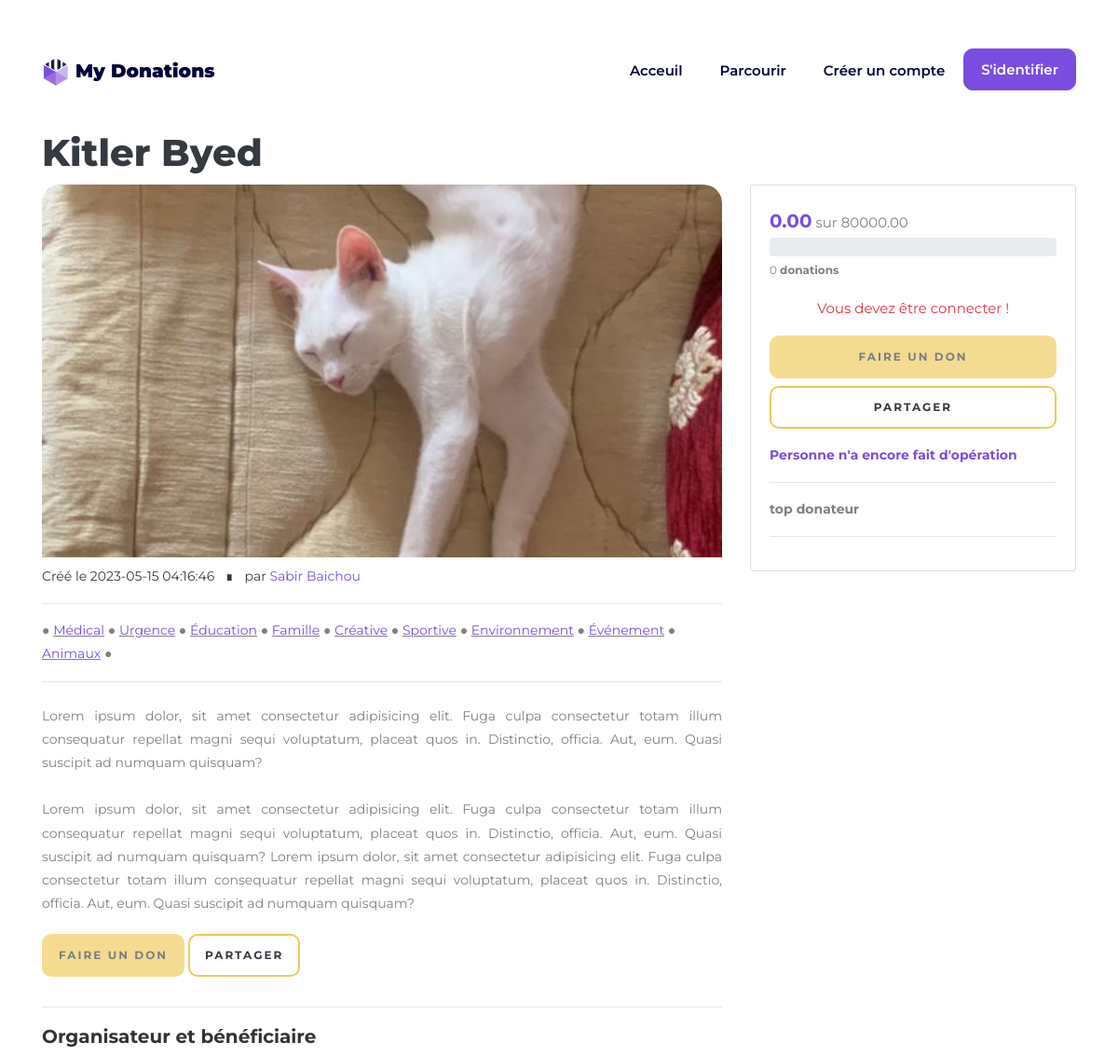
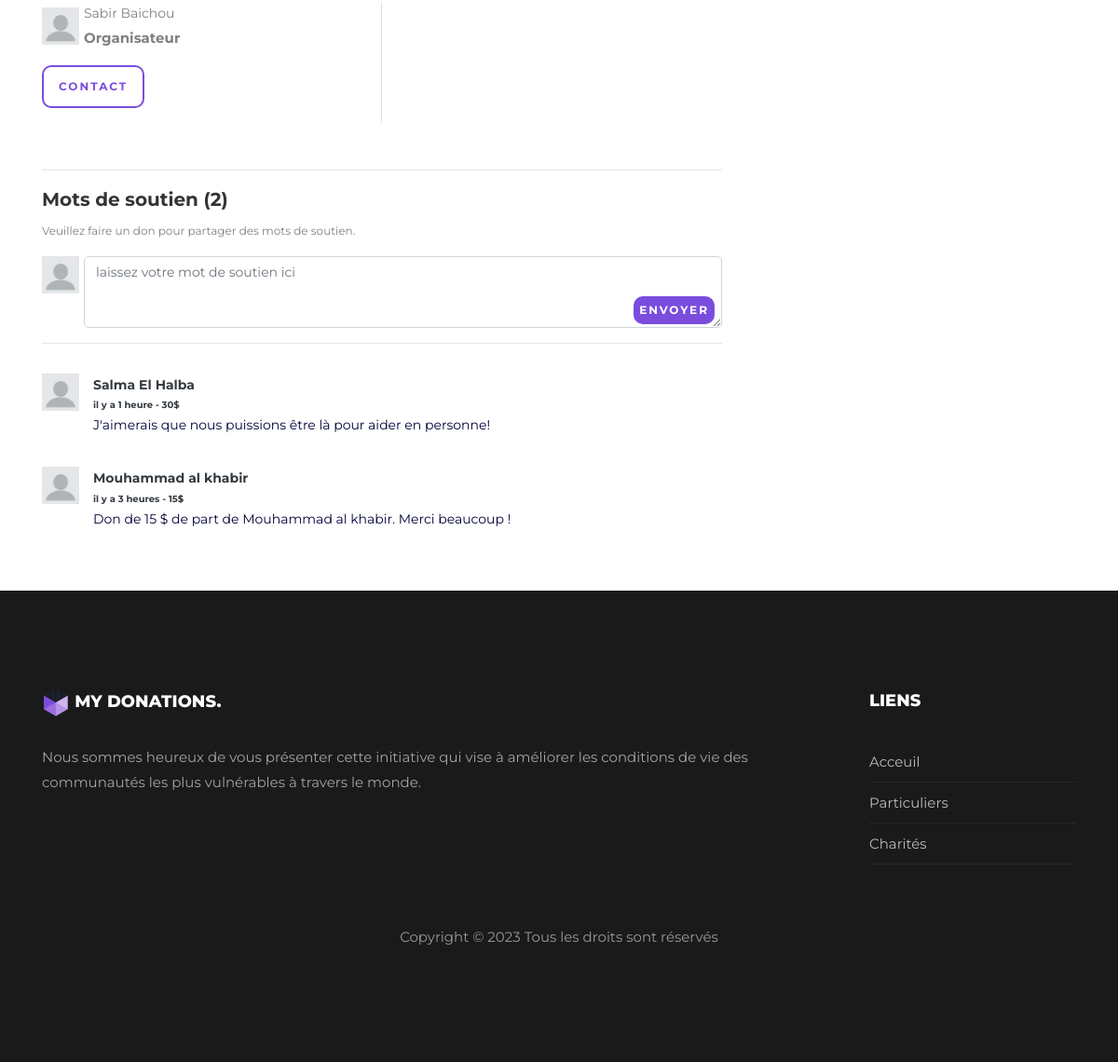
Page /campaign&campaign_id=3 on the committed database (2 pictures, top to bottom).
### tables this page shows
CREATE TABLE `campaigns` (
  `campaign_id` int(11) NOT NULL,
  `user_id` int(11) DEFAULT NULL,
  `title` varchar(255) DEFAULT NULL,
  `description` text DEFAULT NULL,
  `image` varchar(255) NOT NULL,
  `goal_amount` decimal(10,2) DEFAULT NULL,
  `current_amount` decimal(10,2) DEFAULT NULL,
  `deadline_date` date DEFAULT NULL,
  `campaign_status` enum('draft','active','completed') DEFAULT 'active',
  `date_created` timestamp NOT NULL DEFAULT current_timestamp(),
  `date_updated` timestamp NOT NULL DEFAULT current_timestamp() ON UPDATE current_timestamp()
);

CREATE TABLE `users` (
  `user_id` int(11) NOT NULL,
  `first_name` varchar(50) DEFAULT NULL,
  `last_name` varchar(50) DEFAULT NULL,
  `email` varchar(50) DEFAULT NULL,
  `password` varchar(255) DEFAULT NULL,
  `rank` enum('0','1','2') NOT NULL,
  `avatar` varchar(255) NOT NULL DEFAULT 'public/img/avatars/default.jpg',
  `date_created` timestamp NOT NULL DEFAULT current_timestamp(),
  `date_updated` timestamp NOT NULL DEFAULT current_timestamp() ON UPDATE current_timestamp()
);

CREATE TABLE `campaign_categories` (
  `category_id` int(11) NOT NULL,
  `category_name` varchar(50) DEFAULT NULL,
  `icon` varchar(255) NOT NULL,
  `date_created` timestamp NOT NULL DEFAULT current_timestamp(),
  `date_updated` timestamp NOT NULL DEFAULT current_timestamp() ON UPDATE current_timestamp()
);

### controller/frontend.php (called while the page is built, shortened)
<?php
require('model/frontend.php');
function campaignPage(){
    $poste = getCampaign($_GET['campaign_id']);
    $nbDonation = numDonationsOfCampaign($_GET['campaign_id']);
    $nbDonation = $nbDonation->fetch();
    $donators = whoDonate($_GET['campaign_id']);
    $donators = $donators->fetchAll();
    require("view/campaign.php");
}

### model/frontend.php (called while the page is built, shortened)
<?php
function dbConnect(){
    try{
        $db = new PDO("mysql:host=localhost;dbname=mydonations;charset=utf8","root","");
        $db->setAttribute(PDO::ATTR_ERRMODE, PDO::ERRMODE_EXCEPTION);
        return $db;
    }catch(PDOEcxeption $e){
        die("Erreur - " . $e->getMessage());
    }
}
function getCampaign($id){
    $db = dbConnect();
    $req = $db->prepare("SELECT c.*,cc.category_name,cc.category_id,u.first_name,u.last_name,u.avatar FROM users u INNER JOIN campaigns c ON u.user_id = c.user_id INNER JOIN campaign_category_map ccm ON c.campaign_id=ccm.campaign_id INNER JOIN campaign_categories cc ON cc.category_id = ccm.category_id WHERE c.campaign_id = ?");
    $req->execute(array($id));
    return $req;
}
function numDonationsOfCampaign($id){
    $db = dbConnect();
    $req = $db->prepare("SELECT count(*) as numDonations FROM donations WHERE campaign_id = ?");
    $req->execute(array($id));
    return $req;
}
function whoDonate($id){
    $db = dbConnect();
    $req = $db->prepare("SELECT count(*) as nbDonateur,u.avatar,u.first_name,u.last_name,d.anonymous_donation,SUM(d.amount) as don FROM campaigns c JOIN donations d ON c.campaign_id = d.campaign_id JOIN users u ON d.user_id = u.user_id  WHERE c.campaign_id = ? GROUP BY d.user_id ORDER BY d.amount LIMIT 5");
    $req->execute(array($id));
    return $req;
}

### view/campaign.php (the view, shortened to what this page needs)
<?php include 'partials/_navbar.php' ?>
<?php if($poste->rowCount() == 0) header('Location: campaigns'); else $poste = $poste->fetchAll(); ?>
<section class="ftco-section ftco-no-pb">
        <div class="container pb-5 pt-5">
            <div class="row">
                <div class="col-md-12 heading-section ftco-animate">
                    <h2 class="text-dark"><?= $poste[0]['title'] ?></h2>
                </div>
            </div>
            <div class="row">
                <div class="col-12 col-md-8">
                    <div class="causes">
                        <div class="img w-100" style="background-image: url(<?= $poste[0]['image'] ?>); height: 400px;"></div>
                        <p class="text-dark mt-2" style="font-size: 14px;">Créé le <?= $poste[0]['date_created'] ?> <span
                                class="mx-2">∎</span> par <span class="text-secondary"><?= $poste[0]['first_name'] . " " . $poste[0]['last_name'] ?></span></p>
                        <hr>
                        <p style="font-size: 14px;">●
                            <?php foreach($poste as $p){ ?>
                                <u><a class="text-secondary" href="campaigns&category_id=<?= $p['category_id'] ?>"><?= $p['category_name'] ?></a></u> ●
                            <?php } ?>
                        </p>
                        <hr>
                        <div class="description">
                            <p style="font-size: 14px;" class="text-justify mt-4">
                            <?= $poste[0]['description'] ?>
                            </p>
                            <p class="mb-2 d-inline-block"><a href="donate&campaign_id=<?= $_GET['campaign_id'] ?>" class="btn btn-primary text-dark w-100 <?= (!isset($_SESSION['user_id'])) ? "disabled" : "" ?>">Faire un don</a></p>
                            <p class="mt-1 d-inline-block"><a href="#"
                                    class="btn btn-primary btn-outline-primary text-dark w-100">Partager</a></p>
                        </div>
                        <hr>
                        <div class="organisateur">
                            <h5 class="font-weight-bold">Organisateur et bénéficiaire</h5>
                            <div class="row">
                                <div class="col-6 col-md-6 border-right">
                                    <div class="d-flex align-items-center" style="gap: 5px;">
                                        <div class="profile-pic">
                                            <img src="<?= $poste[0]['avatar'] ?>" class="img-responsive" width="40" height="40"
                                                alt="">
                                        </div>
                                        <div class="content">
                                            <p class="m-0" style="font-size: 14px;"><?= $poste[0]['first_name'] . " " . $poste[0]['last_name'] ?></p>
                                            <p class="m-0 font-weight-bold">Organisateur</p>
                                        </div>
                                    </div>
                                    <p class="mt-3"><a class="btn btn-secondary btn-outline-secondary href="">Contact</a></p>
                                </div>
                            </div>
                        </div>
                    </div>
                    <hr>
                    <div class="commentaire">
                        <h5 class="font-weight-bold">Mots de soutien (2)</h5>
                        <p style="font-size: 12px;">Veuillez faire un don pour partager des mots de soutien.</p>
                        <form action="" method="post">
                            <div class="form-group d-flex position-relative" style="gap:5px;">
                                <div class="profile-pic">
                                    <img src="<?= $poste[0]['avatar'] ?>" class="img-responsive" width="40" height="40" alt="">
                                </div>
                                <textarea class="form-control" name="comment" id="comment" rows="3"
                                    placeholder="laissez votre mot de soutien ici"></textarea>
                                <button
                                    class="btn btn-secondary p-1 mr-2 text-white bg-secondary mb-1 position-absolute"
                                    style="right: 0; bottom: 0;" type="submit" name="commentaire">envoyer</button>
                            </div>
                        </form>
                        <hr>
                        <div class="d-flex pt-3" style="gap: 15px;">
                            <div class="profile-pic">
                                <img src="<?= $poste[0]['avatar'] ?>" class="img-responsive" width="40" height="40" alt="">
                            </div>
                            <div class="commentair">
                                <p class="m-0 font-weight-bold text-dark" style="font-size: 14px;">Salma El Halba</p>
                                <p class="m-0 font-weight-bold text-dark" style="font-size: 10px;">il y a 1 heure - 30$
                                </p>
                                <p class="" style="color: #00043c;font-size: 14px;">J'aimerais que nous puissions être
                                    là pour aider en
                                    personne!</p>
                            </div>
                        </div>
                        <div class="d-flex pt-3" style="gap: 15px;">
                            <div class="profile-pic">
                                <img src="<?= $poste[0]['avatar'] ?>" class="img-responsive" width="40" height="40" alt="">
                            </div>
                            <div class="commentair">
                                <p class="m-0 font-weight-bold text-dark" style="font-size: 14px;">Mouhammad al khabir
                                </p>
                                <p class="m-0 font-weight-bold text-dark" style="font-size: 10px;">il y a 3 heures - 15$
                                </p>
                                <p class="" style="color: #00043c;font-size: 14px;">Don de 15 $ de part de Mouhammad al
                                    khabir. Merci beaucoup !</p>
                            </div>
                        </div>
                    </div>
                </div>
                <div class="col-md-4 d-none d-md-block position-relative">
                    <div class="card position-sticky" style="top: 1rem;">
                        <div class="card-body">
                            <div class="goal">
                                <p class="m-0"><span class="text-secondary font-weight-bold"
                                        style="font-size: 20px;"><?= $poste[0]['current_amount'] ?></span> sur
                                    <span><?= $poste[0]['goal_amount'] ?></span>
                                </p>
                                <div class="progress" style="height:20px">
                                </div>
                            </div>
                            <p class="mt-1" style="font-size: 12px;"><?= $nbDonation[0] ?> <span class="font-weight-bold">donations</span>
                            </p>
                            <?= (!isset($_SESSION['user_id'])) ? "<p class='text-danger text-center'>Vous devez être connecter !</p>" : "" ?>
                            <p class="mb-2"><a href="donate&campaign_id=<?= $_GET['campaign_id'] ?>" class="btn btn-primary text-dark w-100 <?= (!isset($_SESSION['user_id'])) ? "disabled" : "" ?>">Faire un don</a>
                            </p>
                            <p class="mt-1"><a href="#"
                                    class="btn btn-primary btn-outline-primary text-dark w-100">Partager</a></p>
                            <p style="font-size: 14px;" class="m-0 text-secondary font-weight-bold"><?= (count($donators) != 0) ? $donators[0]['nbDonateur'] . "personnes viennent de faire un don" : "Personne n'a encore fait d'opération" ?>
                            </p>
                            <hr>
                            <p class="font-weight-bold m-0" style="font-size: 14px;">top donateur</p>
                            <hr>
                        </div>
                    </div>
                </div>
            </div>
        </div>
    </section>
<?php include 'partials/_footer.php' ?>
<?php require('template.php');?>

### rows in the picture
campaigns: title "Kitler Byed", image (picture), date_created "2023-05-15 04:16:46", description "Lorem ipsum dolor, sit amet consectetur adipisicing elit. Fuga culpa consectetur totam illum consequatur repellat magni sequi voluptatum, placeat quos in. Distinctio, officia. Aut, eum. Quasi suscipit ad numquam quisquam? Lorem ipsum dolor, sit amet consectetur adipisicing elit. Fuga culpa consectetur totam illum consequatur repellat magni sequi voluptatum, placeat quos in. Distinctio, officia. Aut, eum. Quasi suscipit ad numquam quisquam? Lorem ipsum dolor, sit amet consectetur adipisicing elit. Fuga culpa consectetur totam illum consequatur repellat magni sequi voluptatum, placeat quos in. Distinctio, officia. Aut, eum. Quasi suscipit ad numquam quisquam?", current_amount "0.00", goal_amount "80000.00"
users: first_name "Sabir", last_name "Baichou", campaign_categories.category_name "Médical", campaign_categories.category_name "Urgence", campaign_categories.category_name "Éducation", campaign_categories.category_name "Famille", campaign_categories.category_name "Créative", campaign_categories.category_name "Sportive", campaign_categories.category_name "Environnement", campaign_categories.category_name "Événement", campaign_categories.category_name "Animaux", avatar (placeholder picture)

### other values in the picture
$nbDonation[0] "0"
